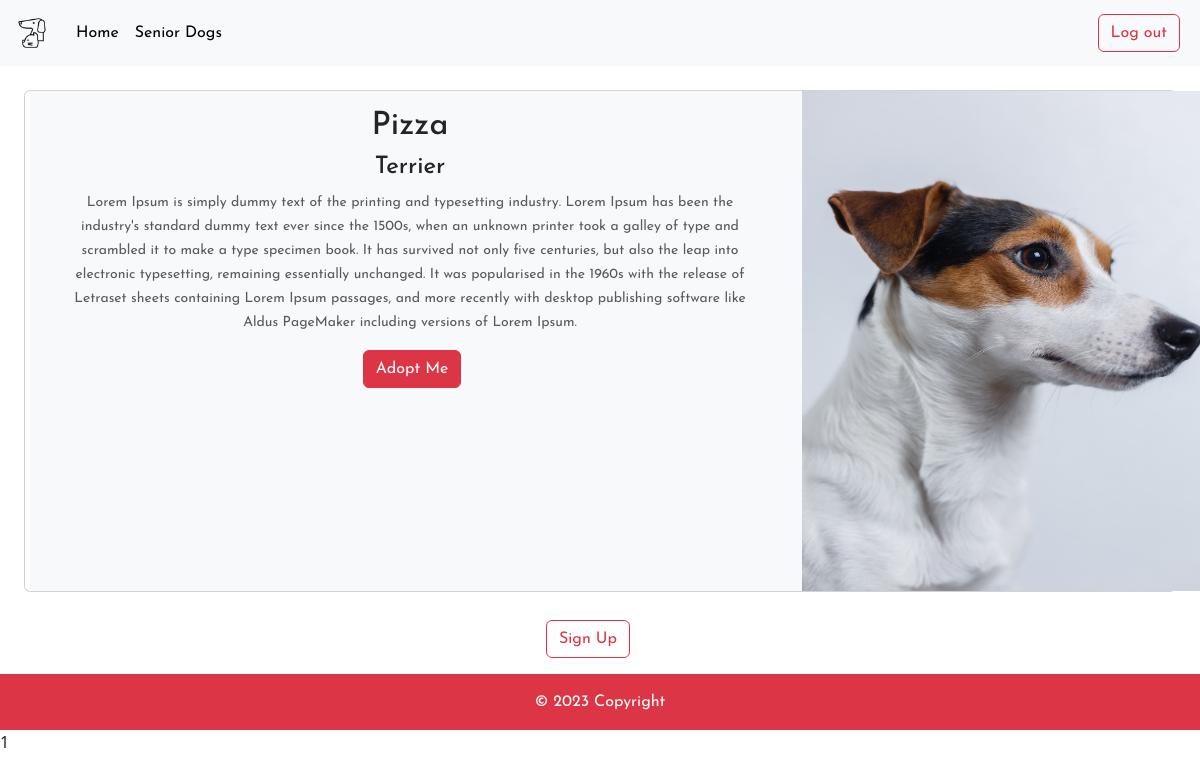
Page /php/details.php?x=21 (signed in) on the committed database.
### tables this page shows
CREATE TABLE `animals` (
  `id` int(11) NOT NULL,
  `name` varchar(255) NOT NULL,
  `address` varchar(255) NOT NULL,
  `age` int(11) NOT NULL,
  `size` varchar(255) NOT NULL,
  `photo` varchar(255) DEFAULT NULL,
  `description` varchar(4000) NOT NULL,
  `breed` varchar(255) DEFAULT NULL,
  `status` int(255) NOT NULL,
  `vaccinated` varchar(20) NOT NULL
);

### php/details.php (the view, shortened to what this page needs)
<?php require_once "db_connect.php";
require_once "../inc/navbar-user.php";
$id = $_GET["x"];
$sql = "SELECT * FROM `animals` WHERE id = $id";
$result = mysqli_query($connect, $sql);
$row = mysqli_fetch_assoc($result);
?>
<div class="card main-card m-4">
    <div class="container text-center bg-light">
        <div class="row text-container">
            <div class="col-md-8 background-text">
                <div class="card-body text">
                    <h2 class="card-title"><?= $row["name"] ?></h2>
                    <h4 class="card-title"><?= $row["breed"] ?></h4>
                    <p class="card-text"><small class="text-body-secondary"> <?= $row["description"] ?></small></p>
                    <a href='adopt_pet_user.php?i={$row["id"]}' name='adopt' class='btn btn-danger ms-1'>Adopt Me </a>
                </div>
            </div>
            <div class="col-6 col-md-4"><img src="../photos/<?= $row["photo"] ?>" width="420px" height="500px" alt=""></div>
        </div>
    </div>
</div>
<?= require_once "../inc/footer.php"; ?>

### rows in the picture
animals: name "Pizza", breed "Terrier", description "Lorem Ipsum is simply dummy text of the printing and typesetting industry. Lorem Ipsum has been the industry's standard dummy text ever since the 1500s, when an unknown printer took a galley of type and scrambled it to make a type specimen book. It has survived not only five centuries, but also the leap into electronic typesetting, remaining essentially unchanged. It was popularised in the 1960s with the release of Letraset sheets containing Lorem Ipsum passages, and more recently with desktop publishing software like Aldus PageMaker including versions of Lorem Ipsum.", photo (picture)

### other values in the picture
require_once "../inc/footer.php" "1"
